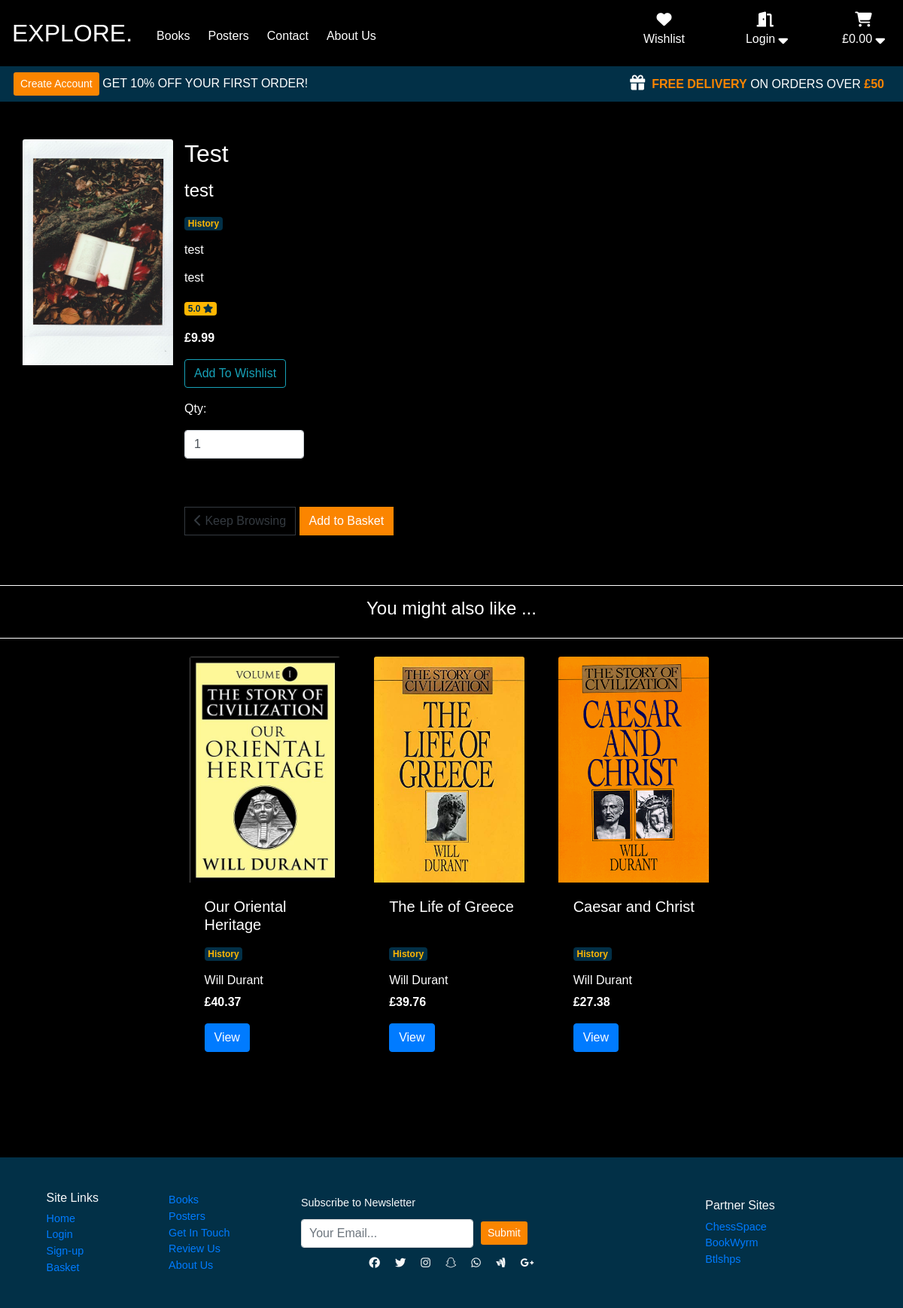
The app's page /products/books/31 with its own data.
### products/models.py (models this page shows, shortened)
class Books(models.Model):
    class Meta:
        verbose_name_plural = 'Books'
    title = models.CharField(max_length=254, verbose_name="Book Title", help_text="The Book Title")
    code = models.CharField(max_length=19, null=True, blank=True, help_text="Unique 19 digit product code")
    category = models.ForeignKey(Category, on_delete=models.CASCADE, default=1, help_text="Book Category")
    author = models.CharField(max_length=64, help_text="Book Author")
    publisher = models.CharField(max_length=64, help_text="Book Publisher")
    genre = models.ForeignKey(Genre, on_delete=models.CASCADE, help_text="Book Genre")
    subtitle = models.TextField(max_length=254, help_text="Book Subtitle")
    description = models.TextField(help_text="Book Description")
    price = models.DecimalField(max_digits=6, decimal_places=2, help_text="Book Price")
    rating = models.DecimalField(max_digits=2, decimal_places=1, null=True, blank=True, help_text="Book Rating")
    google_url = models.URLField(max_length=1024, null=True, blank=True, help_text="A Url to the book on google books")
    thumbnail_url = models.URLField(max_length=1024, null=True, blank=True, help_text="Thumbnail Url Address")
    thumbnail = models.ImageField(null=True, blank=True, verbose_name="Book Cover Thumbnail Image")
    image_url = models.URLField(max_length=1024, null=True, blank=True, help_text="Image URL Address")
    image = models.ImageField(null=True, blank=True, verbose_name="Book Cover Image")
    user_book_wishlist = models.ManyToManyField(User, related_name="user_book_wishlist", blank=True)

class Genre(models.Model):
    name = models.CharField(max_length=64)
    class Meta:
        verbose_name_plural = 'Genre'

### products/views.py (the view)
# urls.py: path('books/<book_id>', views.book_detail, name='book_detail'),
def book_detail(request, book_id):
    book = get_object_or_404(Books, pk=book_id)
    genre = book.genre
    genres = Books.objects.filter(genre=genre)
    recommend = genres.exclude(pk=book_id)
    template = 'products/book-detail.html'
    context = {
        'book': book,
        'recommend': recommend,
    }
    return render(request, template, context)

### products/templates/products/book-detail.html (shortened to what this page needs)
{% extends "base.html" %}
{% load static %}
{% block extra_css %}
    <link rel="stylesheet" href="{% static 'products/css/products.css' %}">
{% endblock %}
{% block content %}
    <section class="container book-detail-section">
        <div class="row product-row d-flex">
            {% if book.image %}
                <a href="{% url 'book_detail' book.id %}">
                    <img src="{{ book.image.url }}" class="card-img-top book-image" alt="{{ book.title }}">
                </a>
            {% else %}
                <a href="{% url 'book_detail' book.id %}">
                    <img src="/media/book-placeholder-image.jpg" class="card-img-top book-card-image" alt="{{ book.title }}">
                </a>
            {% endif %}
            <div class="col-lg-7 product-details">
                <h2 class="mb-3">{{ book.title }}</h2>
                <h4 class="mb-3">{{ book.author }}</h4>
                <h4 class="badge badge-info mb-3">{{ book.genre.name }}</h4>
                <h6 class="mb-3"> {{ book.subtitle }} </h6>
                <p> {{ book.description }}</p>
                <p><strong class="badge badge-light">{{ book.rating }}&nbsp;<i class="fa-solid fa-star"></i></strong></p>
                <p><strong>£{{ book.price }}</strong></p>
                <a href="{% url 'edit_book_wishlist' book.id %}" class="btn btn-outline-info">Add To Wishlist</a>
                {% include 'products/includes/add-book-to-basket.html' %}
            </div>
        </div>
    </section>
    <section class="bought-together">
        <hr>
        <div class="row text-center d-flex justify-content-center align-items-center">
            <h4>You might also like ... </h4>
        </div>
        <hr>
        <div class="container explore d-flex justify-content-center">
            <div class="row">
                {% for book in recommend|slice:3 %}
                <div class="col-lg-4 col-md-6 col-sm-12 d-flex justify-content-center">
                    <div class="card product-card border-0 mt-2">
                        <a href="{% url 'book_detail' book.id %}">
                            <img src="{{ book.image.url }}" class="card-img-top book-card-image" alt="{{ book.title }}">
                        </a>
                        <div class="card-body">
                            <h5 class="card-title">{{ book.title }}</h5>
                            <p class="badge badge-info"> {{ book.genre.name }} </p>
                            <h6>{{ book.author }}</h6>
                            <p><strong>£{{ book.price }}</strong></p>
                            <a href="{% url 'book_detail' book.id %}" class="btn btn-primary">View</a>
                        </div>
                    </div>
                </div>
                {% endfor %}
            </div>
        </div>
    </section>
{% endblock %}

### static/css/base.css (style rules this page uses)
:root { --light-blue: #8ECAE6; --blue: #219EBC; --dark-blue: #023047; --yellow: #FFB703; --orange: #FB8500; --red: #d62828; --hero-txt-bg: rgba(148, 121, 135, 0) }
*, *::before, *::after { box-sizing: border-box; }
html, body { height: 100%; width: 100%; margin: 0; }
body { background: black; color: white; font-family: 'Montserrat', sans-serif; font-weight: 400; display: flex; flex-direction: column; }
hr { border: 0; clear: both; display: block; width: 100%; background-color: white; height: 1px; }
.badge-info { background: var(--dark-blue); color: var(--yellow); }
.badge-light { background: var(--yellow); color: var(--dark-blue); }

### products/static/products/css/products.css (style rules this page uses)
:root { --light-blue: #8ECAE6; --blue: #219EBC; --dark-blue: #023047; --yellow: #FFB703; --orange: #FB8500; --red: #d62828; --hero-txt-bg: rgba(148, 121, 135, 0) }
.product-row { margin-top: 50px; }
.product-card { background: black; }
.book-card-image { height:300px; width: 200px; }
.card-title { height: 50px; }
.book-detail-section { height: auto; flex: 1 0 auto; }
.bought-together { height: auto; flex: 1 0 auto; margin-bottom: 120px; margin-top: 50px; }
.explore { width: 100%; height: 100%; }

### records on screen
Books: title "Test", author "test", genre.name "History", subtitle "test", description "test", rating "5.0", price "9.99"
Books: image (picture), title "Our Oriental Heritage", genre.name "History", author "Will Durant", price "40.37"
Books: image (picture), title "The Life of Greece", genre.name "History", author "Will Durant", price "39.76"
Books: image (picture), title "Caesar and Christ", genre.name "History", author "Will Durant", price "27.38"
